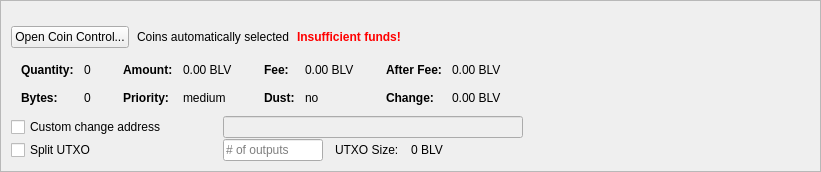
         <widget class="QFrame" name="frameCoinControl">
          <property name="sizePolicy">
           <sizepolicy hsizetype="Expanding" vsizetype="Expanding">
            <horstretch>0</horstretch>
            <verstretch>0</verstretch>
           </sizepolicy>
          </property>
          <property name="maximumSize">
           <size>
            <width>16777215</width>
            <height>16777215</height>
           </size>
          </property>
          <property name="frameShape">
           <enum>QFrame::StyledPanel</enum>
          </property>
          <property name="frameShadow">
           <enum>QFrame::Sunken</enum>
          </property>
          <layout class="QVBoxLayout" name="verticalLayoutCoinControl2">
           <property name="spacing">
            <number>0</number>
           </property>
           <property name="leftMargin">
            <number>0</number>
           </property>
           <property name="topMargin">
            <number>0</number>
           </property>
           <property name="rightMargin">
            <number>0</number>
           </property>
           <property name="bottomMargin">
            <number>0</number>
           </property>
           <item>
            <widget class="QFrame" name="frameCoinControl_BG">
             <layout class="QVBoxLayout" name="verticalLayoutCoinControl" stretch="0,0,0,0,0,0">
              <property name="spacing">
               <number>1</number>
              </property>
              <property name="leftMargin">
               <number>10</number>
              </property>
              <property name="topMargin">
               <number>10</number>
              </property>
              <item>
               <layout class="QHBoxLayout" name="horizontalLayoutCoinControl1">
                <property name="bottomMargin">
                 <number>15</number>
                </property>
                <item>
                 <layout class="QVBoxLayout" name="verticalLayout_3">
                  <property name="spacing">
                   <number>6</number>
                  </property>
                 </layout>
                </item>
               </layout>
              </item>
              <item>
               <layout class="QHBoxLayout" name="horizontalLayoutCoinControl2" stretch="0,0,0,0">
                <property name="spacing">
                 <number>8</number>
                </property>
                <property name="bottomMargin">
                 <number>10</number>
                </property>
                <item>
                 <widget class="QPushButton" name="pushButtonCoinControl">
                  <property name="sizePolicy">
                   <sizepolicy hsizetype="Minimum" vsizetype="Fixed">
                    <horstretch>0</horstretch>
                    <verstretch>0</verstretch>
                   </sizepolicy>
                  </property>
                  <property name="styleSheet">
                   <string notr="true"/>
                  </property>
                  <property name="text">
                   <string>Open Coin Control...</string>
                  </property>
                  <property name="autoDefault">
                   <bool>false</bool>
                  </property>
                 </widget>
                </item>
                <item>
                 <widget class="QLabel" name="labelCoinControlAutomaticallySelected">
                  <property name="text">
                   <string>Coins automatically selected</string>
                  </property>
                  <property name="margin">
                   <number>5</number>
                  </property>
                 </widget>
                </item>
                <item>
                 <widget class="QLabel" name="labelCoinControlInsuffFunds">
                  <property name="font">
                   <font>
                    <weight>75</weight>
                    <bold>true</bold>
                   </font>
                  </property>
                  <property name="styleSheet">
                   <string notr="true">color:red;font-weight:bold;</string>
                  </property>
                  <property name="text">
                   <string>Insufficient funds!</string>
                  </property>
                  <property name="margin">
                   <number>5</number>
                  </property>
                 </widget>
                </item>
                <item>
                 <spacer name="horizontalSpacerCoinControl">
                  <property name="orientation">
                   <enum>Qt::Horizontal</enum>
                  </property>
                  <property name="sizeHint" stdset="0">
                   <size>
                    <width>40</width>
                    <height>1</height>
                   </size>
                  </property>
                 </spacer>
                </item>
               </layout>
              </item>
              <item>
               <widget class="QWidget" name="widgetCoinControl" native="true">
                <property name="sizePolicy">
                 <sizepolicy hsizetype="Preferred" vsizetype="Preferred">
                  <horstretch>0</horstretch>
                  <verstretch>0</verstretch>
                 </sizepolicy>
                </property>
                <property name="minimumSize">
                 <size>
                  <width>0</width>
                  <height>0</height>
                 </size>
                </property>
                <property name="styleSheet">
                 <string notr="true"/>
                </property>
                <layout class="QHBoxLayout" name="horizontalLayoutCoinControl5">
                 <property name="leftMargin">
                  <number>0</number>
                 </property>
                 <property name="topMargin">
                  <number>0</number>
                 </property>
                 <property name="rightMargin">
                  <number>0</number>
                 </property>
                 <property name="bottomMargin">
                  <number>0</number>
                 </property>
                 <item>
                  <layout class="QHBoxLayout" name="horizontalLayoutCoinControl3" stretch="0,0,0,1">
                   <property name="spacing">
                    <number>20</number>
                   </property>
                   <property name="topMargin">
                    <number>0</number>
                   </property>
                   <property name="bottomMargin">
                    <number>10</number>
                   </property>
                   <item>
                    <layout class="QFormLayout" name="formLayoutCoinControl1">
                     <property name="horizontalSpacing">
                      <number>10</number>
                     </property>
                     <property name="verticalSpacing">
                      <number>14</number>
                     </property>
                     <property name="leftMargin">
                      <number>10</number>
                     </property>
                     <property name="topMargin">
                      <number>4</number>
                     </property>
                     <property name="rightMargin">
                      <number>6</number>
                     </property>
                     <item row="0" column="0">
                      <widget class="QLabel" name="labelCoinControlQuantityText">
                       <property name="font">
                        <font>
                         <weight>75</weight>
                         <bold>true</bold>
                        </font>
                       </property>
                       <property name="text">
                        <string>Quantity:</string>
                       </property>
                       <property name="margin">
                        <number>0</number>
                       </property>
                      </widget>
                     </item>
                     <item row="0" column="1">
                      <widget class="QLabel" name="labelCoinControlQuantity">
                       <property name="cursor">
                        <cursorShape>IBeamCursor</cursorShape>
                       </property>
                       <property name="contextMenuPolicy">
                        <enum>Qt::ActionsContextMenu</enum>
                       </property>
                       <property name="text">
                        <string notr="true">0</string>
                       </property>
                       <property name="margin">
                        <number>0</number>
                       </property>
                       <property name="textInteractionFlags">
                        <set>Qt::LinksAccessibleByMouse|Qt::TextSelectableByKeyboard|Qt::TextSelectableByMouse</set>
                       </property>
                      </widget>
                     </item>
                     <item row="1" column="0">
                      <widget class="QLabel" name="labelCoinControlBytesText">
                       <property name="font">
                        <font>
                         <weight>75</weight>
                         <bold>true</bold>
                        </font>
                       </property>
                       <property name="text">
                        <string>Bytes:</string>
                       </property>
                      </widget>
                     </item>
                     <item row="1" column="1">
                      <widget class="QLabel" name="labelCoinControlBytes">
                       <property name="cursor">
                        <cursorShape>IBeamCursor</cursorShape>
                       </property>
                       <property name="contextMenuPolicy">
                        <enum>Qt::ActionsContextMenu</enum>
                       </property>
                       <property name="text">
                        <string notr="true">0</string>
                       </property>
                       <property name="textInteractionFlags">
                        <set>Qt::LinksAccessibleByMouse|Qt::TextSelectableByKeyboard|Qt::TextSelectableByMouse</set>
                       </property>
                      </widget>
                     </item>
                    </layout>
                   </item>
                   <item>
                    <layout class="QFormLayout" name="formLayoutCoinControl2">
                     <property name="horizontalSpacing">
                      <number>10</number>
                     </property>
                     <property name="verticalSpacing">
                      <number>14</number>
                     </property>
                     <property name="leftMargin">
                      <number>6</number>
                     </property>
                     <property name="topMargin">
                      <number>4</number>
                     </property>
                     <property name="rightMargin">
                      <number>6</number>
                     </property>
                     <item row="0" column="0">
                      <widget class="QLabel" name="labelCoinControlAmountText">
                       <property name="font">
                        <font>
                         <weight>75</weight>
                         <bold>true</bold>
                        </font>
                       </property>
                       <property name="text">
                        <string>Amount:</string>
                       </property>
                       <property name="margin">
                        <number>0</number>
                       </property>
                      </widget>
                     </item>
                     <item row="0" column="1">
                      <widget class="QLabel" name="labelCoinControlAmount">
                       <property name="cursor">
                        <cursorShape>IBeamCursor</cursorShape>
                       </property>
                       <property name="contextMenuPolicy">
                        <enum>Qt::ActionsContextMenu</enum>
                       </property>
                       <property name="text">
                        <string notr="true">0.00 BLV</string>
                       </property>
                       <property name="textInteractionFlags">
                        <set>Qt::LinksAccessibleByMouse|Qt::TextSelectableByKeyboard|Qt::TextSelectableByMouse</set>
                       </property>
                      </widget>
                     </item>
                     <item row="1" column="0">
                      <widget class="QLabel" name="labelCoinControlPriorityText">
                       <property name="font">
                        <font>
                         <weight>75</weight>
                         <bold>true</bold>
                        </font>
                       </property>
                       <property name="text">
                        <string>Priority:</string>
                       </property>
                      </widget>
                     </item>
                     <item row="1" column="1">
                      <widget class="QLabel" name="labelCoinControlPriority">
                       <property name="cursor">
                        <cursorShape>IBeamCursor</cursorShape>
                       </property>
                       <property name="contextMenuPolicy">
                        <enum>Qt::ActionsContextMenu</enum>
                       </property>
                       <property name="text">
                        <string>medium</string>
                       </property>
                       <property name="textInteractionFlags">
                        <set>Qt::LinksAccessibleByMouse|Qt::TextSelectableByKeyboard|Qt::TextSelectableByMouse</set>
                       </property>
                      </widget>
                     </item>
                    </layout>
                   </item>
                   <item>
                    <layout class="QFormLayout" name="formLayoutCoinControl3">
                     <property name="horizontalSpacing">
                      <number>10</number>
                     </property>
                     <property name="verticalSpacing">
                      <number>14</number>
                     </property>
                     <property name="leftMargin">
                      <number>6</number>
                     </property>
                     <property name="topMargin">
                      <number>4</number>
                     </property>
                     <property name="rightMargin">
                      <number>6</number>
                     </property>
                     <item row="0" column="0">
                      <widget class="QLabel" name="labelCoinControlFeeText">
                       <property name="font">
                        <font>
                         <weight>75</weight>
                         <bold>true</bold>
                        </font>
                       </property>
                       <property name="text">
                        <string>Fee:</string>
                       </property>
                       <property name="margin">
                        <number>0</number>
                       </property>
                      </widget>
                     </item>
                     <item row="0" column="1">
                      <widget class="QLabel" name="labelCoinControlFee">
                       <property name="cursor">
                        <cursorShape>IBeamCursor</cursorShape>
                       </property>
                       <property name="contextMenuPolicy">
                        <enum>Qt::ActionsContextMenu</enum>
                       </property>
                       <property name="text">
                        <string notr="true">0.00 BLV</string>
                       </property>
                       <property name="textInteractionFlags">
                        <set>Qt::LinksAccessibleByMouse|Qt::TextSelectableByKeyboard|Qt::TextSelectableByMouse</set>
                       </property>
                      </widget>
                     </item>
                     <item row="1" column="0">
                      <widget class="QLabel" name="labelCoinControlLowOutputText">
                       <property name="font">
                        <font>
                         <weight>75</weight>
                         <bold>true</bold>
                        </font>
                       </property>
                       <property name="text">
                        <string>Dust:</string>
                       </property>
                      </widget>
                     </item>
                     <item row="1" column="1">
                      <widget class="QLabel" name="labelCoinControlLowOutput">
                       <property name="cursor">
                        <cursorShape>IBeamCursor</cursorShape>
                       </property>
                       <property name="contextMenuPolicy">
                        <enum>Qt::ActionsContextMenu</enum>
                       </property>
                       <property name="text">
                        <string>no</string>
                       </property>
                       <property name="textInteractionFlags">
                        <set>Qt::LinksAccessibleByMouse|Qt::TextSelectableByKeyboard|Qt::TextSelectableByMouse</set>
                       </property>
                      </widget>
                     </item>
                    </layout>
                   </item>
                   <item>
                    <layout class="QFormLayout" name="formLayoutCoinControl4">
                     <property name="horizontalSpacing">
                      <number>10</number>
                     </property>
                     <property name="verticalSpacing">
                      <number>14</number>
                     </property>
                     <property name="leftMargin">
                      <number>6</number>
                     </property>
                     <property name="topMargin">
                      <number>4</number>
                     </property>
                     <property name="rightMargin">
                      <number>6</number>
                     </property>
                     <item row="0" column="0">
                      <widget class="QLabel" name="labelCoinControlAfterFeeText">
                       <property name="font">
                        <font>
                         <weight>75</weight>
                         <bold>true</bold>
                        </font>
                       </property>
                       <property name="text">
                        <string>After Fee:</string>
                       </property>
                       <property name="margin">
                        <number>0</number>
                       </property>
                      </widget>
                     </item>
                     <item row="0" column="1">
                      <widget class="QLabel" name="labelCoinControlAfterFee">
                       <property name="cursor">
                        <cursorShape>IBeamCursor</cursorShape>
                       </property>
                       <property name="contextMenuPolicy">
                        <enum>Qt::ActionsContextMenu</enum>
                       </property>
                       <property name="text">
                        <string notr="true">0.00 BLV</string>
                       </property>
                       <property name="textInteractionFlags">
                        <set>Qt::LinksAccessibleByMouse|Qt::TextSelectableByKeyboard|Qt::TextSelectableByMouse</set>
                       </property>
                      </widget>
                     </item>
                     <item row="1" column="0">
                      <widget class="QLabel" name="labelCoinControlChangeText">
                       <property name="font">
                        <font>
                         <weight>75</weight>
                         <bold>true</bold>
                        </font>
                       </property>
                       <property name="text">
                        <string>Change:</string>
                       </property>
                      </widget>
                     </item>
                     <item row="1" column="1">
                      <widget class="QLabel" name="labelCoinControlChange">
                       <property name="cursor">
                        <cursorShape>IBeamCursor</cursorShape>
                       </property>
                       <property name="contextMenuPolicy">
                        <enum>Qt::ActionsContextMenu</enum>
                       </property>
                       <property name="text">
                        <string notr="true">0.00 BLV</string>
                       </property>
                       <property name="textInteractionFlags">
                        <set>Qt::LinksAccessibleByMouse|Qt::TextSelectableByKeyboard|Qt::TextSelectableByMouse</set>
                       </property>
                      </widget>
                     </item>
                    </layout>
                   </item>
                  </layout>
                 </item>
                </layout>
               </widget>
              </item>
              <item>
               <layout class="QHBoxLayout" name="horizontalLayoutCoinControl4">
                <property name="spacing">
                 <number>12</number>
                </property>
                <property name="sizeConstraint">
                 <enum>QLayout::SetDefaultConstraint</enum>
                </property>
                <property name="topMargin">
                 <number>0</number>
                </property>
                <property name="rightMargin">
                 <number>0</number>
                </property>
                <item>
                 <widget class="QCheckBox" name="checkBoxCoinControlChange">
                  <property name="sizePolicy">
                   <sizepolicy hsizetype="Preferred" vsizetype="Preferred">
                    <horstretch>0</horstretch>
                    <verstretch>0</verstretch>
                   </sizepolicy>
                  </property>
                  <property name="minimumSize">
                   <size>
                    <width>200</width>
                    <height>0</height>
                   </size>
                  </property>
                  <property name="maximumSize">
                   <size>
                    <width>200</width>
                    <height>16777215</height>
                   </size>
                  </property>
                  <property name="toolTip">
                   <string>If this is activated, but the change address is empty or invalid, change will be sent to a newly generated address.</string>
                  </property>
                  <property name="text">
                   <string>Custom change address</string>
                  </property>
                 </widget>
                </item>
                <item>
                 <widget class="QValidatedLineEdit" name="lineEditCoinControlChange">
                  <property name="enabled">
                   <bool>false</bool>
                  </property>
                  <property name="sizePolicy">
                   <sizepolicy hsizetype="Preferred" vsizetype="Preferred">
                    <horstretch>0</horstretch>
                    <verstretch>0</verstretch>
                   </sizepolicy>
                  </property>
                  <property name="minimumSize">
                   <size>
                    <width>300</width>
                    <height>0</height>
                   </size>
                  </property>
                 </widget>
                </item>
                <item>
                 <widget class="QLabel" name="labelCoinControlChangeLabel">
                  <property name="sizePolicy">
                   <sizepolicy hsizetype="Preferred" vsizetype="Preferred">
                    <horstretch>0</horstretch>
                    <verstretch>0</verstretch>
                   </sizepolicy>
                  </property>
                  <property name="minimumSize">
                   <size>
                    <width>100</width>
                    <height>0</height>
                   </size>
                  </property>
                  <property name="text">
                   <string/>
                  </property>
                  <property name="margin">
                   <number>3</number>
                  </property>
                 </widget>
                </item>
               </layout>
              </item>
              <item>
               <layout class="QHBoxLayout" name="horizontalLayoutCoinControl6">
                <property name="spacing">
                 <number>12</number>
                </property>
                <property name="rightMargin">
                 <number>0</number>
                </property>
                <item>
                 <widget class="QCheckBox" name="splitBlockCheckBox">
                  <property name="sizePolicy">
                   <sizepolicy hsizetype="Preferred" vsizetype="Preferred">
                    <horstretch>0</horstretch>
                    <verstretch>0</verstretch>
                   </sizepolicy>
                  </property>
                  <property name="minimumSize">
                   <size>
                    <width>200</width>
                    <height>0</height>
                   </size>
                  </property>
                  <property name="maximumSize">
                   <size>
                    <width>200</width>
                    <height>16777215</height>
                   </size>
                  </property>
                  <property name="text">
                   <string>Split UTXO</string>
                  </property>
                 </widget>
                </item>
                <item>
                 <widget class="QLineEdit" name="splitBlockLineEdit">
                  <property name="sizePolicy">
                   <sizepolicy hsizetype="Preferred" vsizetype="Preferred">
                    <horstretch>50</horstretch>
                    <verstretch>0</verstretch>
                   </sizepolicy>
                  </property>
                  <property name="minimumSize">
                   <size>
                    <width>100</width>
                    <height>0</height>
                   </size>
                  </property>
                  <property name="maximumSize">
                   <size>
                    <width>100</width>
                    <height>16777215</height>
                   </size>
                  </property>
                  <property name="placeholderText">
                   <string># of outputs</string>
                  </property>
                 </widget>
                </item>
                <item>
                 <widget class="QLabel" name="labelBlockSizeText">
                  <property name="text">
                   <string>UTXO Size:</string>
                  </property>
                 </widget>
                </item>
                <item>
                 <widget class="QLabel" name="labelBlockSize">
                  <property name="text">
                   <string>0 BLV</string>
                  </property>
                 </widget>
                </item>
                <item>
                 <spacer name="horizontalSpacer_7">
                  <property name="orientation">
                   <enum>Qt::Horizontal</enum>
                  </property>
                  <property name="sizeHint" stdset="0">
                   <size>
                    <width>40</width>
                    <height>20</height>
                   </size>
                  </property>
                 </spacer>
                </item>
               </layout>
              </item>
              <item>
               <spacer name="verticalSpacerCoinControl">
                <property name="orientation">
                 <enum>Qt::Vertical</enum>
                </property>
                <property name="sizeHint" stdset="0">
                 <size>
                  <width>800</width>
                  <height>1</height>
                 </size>
                </property>
               </spacer>
              </item>
             </layout>
            </widget>
           </item>
          </layout>
         </widget>
